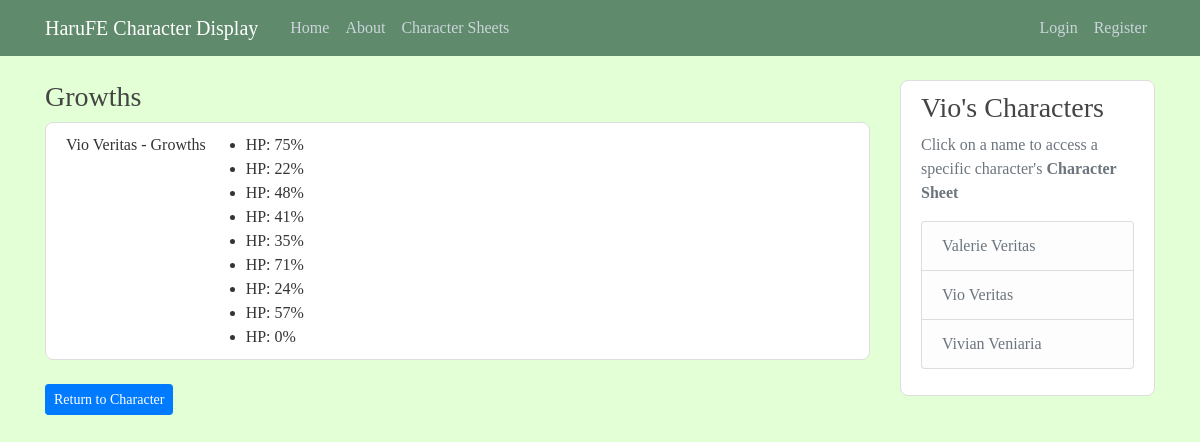
Page /charsheet/growth/2 on the committed database.
### charsheet/models.py (models this page shows, shortened)
class Growth(models.Model):
	hp = models.DecimalField(max_digits=3, decimal_places=2, default=0.00)
	strength = models.DecimalField(max_digits=3, decimal_places=2, default=0.00)
	magic = models.DecimalField(max_digits=3, decimal_places=2, default=0.00)
	skill = models.DecimalField(max_digits=3, decimal_places=2, default=0.00)
	speed = models.DecimalField(max_digits=3, decimal_places=2, default=0.00)
	luck = models.DecimalField(max_digits=3, decimal_places=2, default=0.00)
	defense = models.DecimalField(max_digits=3, decimal_places=2, default=0.00)
	resistance = models.DecimalField(max_digits=3, decimal_places=2, default=0.00)
	constitution = models.DecimalField(max_digits=3, decimal_places=2, default=0.00)
	owner = models.OneToOneField(CharacterSheet, related_name='growth_set', on_delete=models.CASCADE)

class CharacterSheet(models.Model):
	STATS = [
		('HP', 'HP'),
        ('STR', 'STRENGTH'),
        ('MAG', 'MAGIC'),
        ('SKL', 'SKILL'),
        ('SPD', 'SPEED'),
        ('LCK', 'LUCK'),
        ('DEF', 'DEFENSE'),
        ('RES', 'RESISTANCE'),
        ('CON', 'CONSTITUTION'),
	]
	AFFINITIES = [
		('FI', 'FIRE'),
    	('WA', 'WATER'),
    	('EA', 'EARTH'),
    	('WI', 'WIND'),
    	('TH', 'THUNDER'),
    	('IC', 'ICE'),
    	('LI', 'LIGHT'),
    	('DA', 'DARK'),
    	('VO', 'VOID'),
    ]
	name = models.CharField(max_length = 32)
	level = models.IntegerField()
	origin = models.CharField(max_length = 32)
	affinity = models.CharField(max_length=2, choices=AFFINITIES)
	boon = models.CharField(max_length=3, choices=STATS)
	bane = models.CharField(max_length=3, choices=STATS)
	date_created = models.DateField(default=timezone.now)
	role = models.ForeignKey(Role, on_delete=models.CASCADE)
	user = models.ForeignKey(User, related_name="User", null=True, on_delete=models.CASCADE)

### charsheet/views.py (the view)
# urls.py: path('growth/<int:pk>', GrowthDetailView.as_view(), name='growth-detail'),
class GrowthDetailView(DetailView):
	model = Growth

### blog/context_processors.py (called while the page is built)
def message_processor(request):
	return {
		'character_sheets': CharSheetModel.objects.all().order_by('name')
	}

### charsheet/templatetags/apptags.py (called while the page is built)
@register.filter
def percentage(value):
	try:
		return "{:.0%}".format(value)
	except (ValueError):
		return ""

### charsheet/templates/charsheet/growth_detail.html
{% extends "blog/base.html" %}
{% load apptags %}
{% block content %}
	<h3>Growths</h3>
	<article class="media content-section NULL">
		<div>{{ object.owner.name }} - Growths</div>
		<ul>
			<li>HP: {{ object.hp|percentage }}</li>
			<li>HP: {{ object.strength|percentage }}</li>
			<li>HP: {{ object.magic|percentage }}</li>
			<li>HP: {{ object.skill|percentage }}</li>
			<li>HP: {{ object.speed|percentage }}</li>
			<li>HP: {{ object.luck|percentage }}</li>
			<li>HP: {{ object.defense|percentage }}</li>
			<li>HP: {{ object.resistance|percentage }}</li>
			<li>HP: {{ object.constitution|percentage }}</li>
		</ul>
	</article>
	<a class='btn btn-primary btn-sm mt-1 mb-1' href="{% url 'character-sheet-detail' object.owner.id %}">Return to Character</a>
{% endblock content %}

### blog/templates/blog/base.html (shortened to what this page needs)
{% load static %}
<!DOCTYPE html>
<html>
<head>
    <link rel="stylesheet" href="https://maxcdn.bootstrapcdn.com/bootstrap/4.0.0/css/bootstrap.min.css">
    <link rel="stylesheet" type="text/css" href="{% static 'blog/style/main.css' %}">
</head>
<body>
	<header class="site-header">
  		<nav class="navbar navbar-expand-md navbar-dark bg-steel fixed-top">
    		<div class="container">
      			<a class="navbar-brand mr-4" href="{% url 'blog-home' %}">HaruFE Character Display</a>
      			<div class="collapse navbar-collapse" id="navbarToggle">
        			<div class="navbar-nav mr-auto">
          				<a class="nav-item nav-link" href="{% url 'blog-home' %}">Home</a>
          				<a class="nav-item nav-link" href="{% url 'blog-about' %}">About</a>
          				<a class="nav-item nav-link" href="{% url 'character-sheet' %}">Character Sheets</a>
        			</div>
			        <div class="navbar-nav">
			        	{% if user.is_authenticated %}
			        		<a class="nav-item nav-link" href="{% url 'post-create' %}">New Post</a>
			        		<a class="nav-item nav-link" href="{% url 'character-sheet-create' %}">New Character</a>
			        		<a class="nav-item nav-link" href="{% url 'profile' %}">Profile</a>
			        		<a class="nav-item nav-link" href="{% url 'logout' %}">Logout</a>
			        	{% else %}
			        		<a class="nav-item nav-link" href="{% url 'login' %}">Login</a>
			          		<a class="nav-item nav-link" href="{% url 'register' %}">Register</a>
			        	{% endif %}
        			</div>
      			</div>
    		</div>
  		</nav>
	</header>
	<main role="main" class="container">
		<div class="row">
			<div class="col-md-9">
				{% block content %}{% endblock %}
			</div>
			<div class="col-md-3">
				<div class="content-section NULL">
					<h3>Vio's Characters</h3>
					<p class='text-muted'>Click on a name to access a specific character's <strong>Character Sheet</strong>
						<ul class="list-group">
							{% for character in character_sheets %}
								<li class="list-group-item list-group-item-light"><a class="sidebar_link" href="{% url 'character-sheet-detail' character.id %}">{{ character.name }}</a></li>
							{% endfor %}
						</ul>
					</p>
				</div>
			</div>
		</div>
	</main>
</body>
</html>

### blog/static/blog/style/main.css (style rules this page uses)
body { background: #E2FFD5; color: #333333; margin-top: 5rem; font-family: "Garamond", Georgia, serif; }
h1, h2, h3, h4, h5, h6 { color: #444444; }
ul { margin: 0; }
.bg-steel { background-color: #5F8A6B; }
.site-header .navbar-nav .nav-link { color: #cbd5db; }
.content-section { padding: 10px 20px; border: 1px solid #dddddd; border-radius: 8px; margin-bottom: 20px; }
.sidebar_link { color: #6C757D; }
.NULL { background: #FFFFFF; }

### rows in the picture
Growth: owner.name "Vio Veritas", hp|percentage "75%", strength|percentage "22%", magic|percentage "48%", skill|percentage "41%", speed|percentage "35%", luck|percentage "71%", defense|percentage "24%", resistance|percentage "57%", constitution|percentage "0%"
CharacterSheet: name "Valerie Veritas"
CharacterSheet: name "Vio Veritas"
CharacterSheet: name "Vivian Veniaria"
